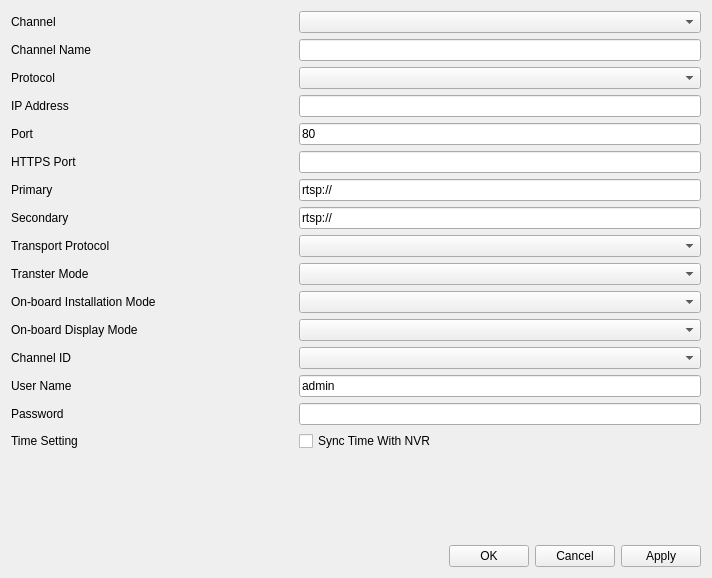
<?xml version="1.0" encoding="UTF-8"?>
<ui version="4.0">
 <class>CameraEditTabSettings</class>
 <widget class="QWidget" name="CameraEditTabSettings">
  <property name="geometry">
   <rect>
    <x>0</x>
    <y>0</y>
    <width>712</width>
    <height>578</height>
   </rect>
  </property>
  <property name="windowTitle">
   <string>Form</string>
  </property>
  <layout class="QVBoxLayout" name="verticalLayout">
   <item>
    <layout class="QGridLayout" name="gridLayout">
     <property name="horizontalSpacing">
      <number>20</number>
     </property>
     <item row="14" column="0">
      <widget class="QLabel" name="label_password">
       <property name="text">
        <string>Password</string>
       </property>
      </widget>
     </item>
     <item row="11" column="1">
      <widget class="ComboBox" name="comboBox_fisheyeDisplayMode"/>
     </item>
     <item row="2" column="0">
      <widget class="QLabel" name="label_protocol">
       <property name="text">
        <string>Protocol</string>
       </property>
      </widget>
     </item>
     <item row="14" column="1">
      <widget class="MyLineEdit" name="lineEdit_password">
       <property name="maxLength">
        <number>32</number>
       </property>
       <property name="echoMode">
        <enum>QLineEdit::Password</enum>
       </property>
      </widget>
     </item>
     <item row="16" column="0" colspan="2">
      <widget class="QWidget" name="widgetSpacer" native="true">
       <property name="minimumSize">
        <size>
         <width>0</width>
         <height>25</height>
        </size>
       </property>
      </widget>
     </item>
     <item row="12" column="1">
      <widget class="ComboBox" name="comboBox_channelId"/>
     </item>
     <item row="4" column="1">
      <widget class="MyLineEdit" name="lineEdit_port">
       <property name="text">
        <string>80</string>
       </property>
       <property name="maxLength">
        <number>5</number>
       </property>
      </widget>
     </item>
     <item row="11" column="0">
      <widget class="QLabel" name="label_fisheyeDisplayMode">
       <property name="text">
        <string>On-board Display Mode</string>
       </property>
      </widget>
     </item>
     <item row="0" column="0">
      <widget class="QLabel" name="label_channel">
       <property name="sizePolicy">
        <sizepolicy hsizetype="Preferred" vsizetype="Preferred">
         <horstretch>2</horstretch>
         <verstretch>0</verstretch>
        </sizepolicy>
       </property>
       <property name="text">
        <string>Channel</string>
       </property>
      </widget>
     </item>
     <item row="13" column="0">
      <widget class="QLabel" name="label_userName">
       <property name="text">
        <string>User Name</string>
       </property>
      </widget>
     </item>
     <item row="6" column="0">
      <widget class="QLabel" name="label_primary">
       <property name="sizePolicy">
        <sizepolicy hsizetype="Preferred" vsizetype="Preferred">
         <horstretch>2</horstretch>
         <verstretch>0</verstretch>
        </sizepolicy>
       </property>
       <property name="text">
        <string>Primary</string>
       </property>
      </widget>
     </item>
     <item row="1" column="1">
      <widget class="MyLineEdit" name="lineEdit_channelName">
       <property name="maxLength">
        <number>32</number>
       </property>
      </widget>
     </item>
     <item row="15" column="0">
      <widget class="QLabel" name="label_timeSetting">
       <property name="text">
        <string>Time Setting</string>
       </property>
      </widget>
     </item>
     <item row="3" column="0">
      <widget class="QLabel" name="label_ip">
       <property name="sizePolicy">
        <sizepolicy hsizetype="Preferred" vsizetype="Preferred">
         <horstretch>2</horstretch>
         <verstretch>0</verstretch>
        </sizepolicy>
       </property>
       <property name="text">
        <string>IP Address</string>
       </property>
      </widget>
     </item>
     <item row="12" column="0">
      <widget class="QLabel" name="label_channelId">
       <property name="text">
        <string>Channel ID</string>
       </property>
      </widget>
     </item>
     <item row="7" column="1">
      <widget class="LineEditRtsp" name="lineEdit_secondary">
       <property name="text">
        <string>rtsp://</string>
       </property>
       <property name="maxLength">
        <number>128</number>
       </property>
      </widget>
     </item>
     <item row="15" column="1">
      <widget class="QCheckBox" name="checkBox_timeSetting">
       <property name="text">
        <string>Sync Time With NVR</string>
       </property>
      </widget>
     </item>
     <item row="8" column="0">
      <widget class="QLabel" name="label_transportProtocol">
       <property name="text">
        <string>Transport Protocol</string>
       </property>
      </widget>
     </item>
     <item row="7" column="0">
      <widget class="QLabel" name="label_secondary">
       <property name="text">
        <string>Secondary</string>
       </property>
      </widget>
     </item>
     <item row="3" column="1">
      <widget class="MyLineEdit" name="lineEdit_ip">
       <property name="sizePolicy">
        <sizepolicy hsizetype="Expanding" vsizetype="Fixed">
         <horstretch>3</horstretch>
         <verstretch>0</verstretch>
        </sizepolicy>
       </property>
       <property name="maxLength">
        <number>32</number>
       </property>
      </widget>
     </item>
     <item row="6" column="1">
      <widget class="LineEditRtsp" name="lineEdit_primary">
       <property name="sizePolicy">
        <sizepolicy hsizetype="Expanding" vsizetype="Fixed">
         <horstretch>3</horstretch>
         <verstretch>0</verstretch>
        </sizepolicy>
       </property>
       <property name="text">
        <string>rtsp://</string>
       </property>
       <property name="maxLength">
        <number>128</number>
       </property>
      </widget>
     </item>
     <item row="9" column="1">
      <widget class="ComboBox" name="comboBox_transferMode"/>
     </item>
     <item row="9" column="0">
      <widget class="QLabel" name="label_transferMode">
       <property name="text">
        <string>Transter Mode</string>
       </property>
      </widget>
     </item>
     <item row="1" column="0">
      <widget class="QLabel" name="label_channelName">
       <property name="text">
        <string>Channel Name</string>
       </property>
      </widget>
     </item>
     <item row="2" column="1">
      <widget class="ComboBox" name="comboBox_protocol"/>
     </item>
     <item row="10" column="0">
      <widget class="QLabel" name="label_fisheyeInstallMode">
       <property name="text">
        <string>On-board Installation Mode</string>
       </property>
      </widget>
     </item>
     <item row="13" column="1">
      <widget class="MyLineEdit" name="lineEdit_userName">
       <property name="text">
        <string>admin</string>
       </property>
       <property name="maxLength">
        <number>32</number>
       </property>
      </widget>
     </item>
     <item row="0" column="1">
      <widget class="ComboBox" name="comboBox_channel">
       <property name="sizePolicy">
        <sizepolicy hsizetype="Preferred" vsizetype="Fixed">
         <horstretch>3</horstretch>
         <verstretch>0</verstretch>
        </sizepolicy>
       </property>
      </widget>
     </item>
     <item row="4" column="0">
      <widget class="QLabel" name="label_port">
       <property name="text">
        <string>Port</string>
       </property>
      </widget>
     </item>
     <item row="8" column="1">
      <widget class="ComboBox" name="comboBox_transportProtocol"/>
     </item>
     <item row="10" column="1">
      <widget class="ComboBox" name="comboBox_fisheyeInstallMode"/>
     </item>
     <item row="5" column="1">
      <widget class="MyLineEdit" name="lineEditHTTPSPort"/>
     </item>
     <item row="5" column="0">
      <widget class="QLabel" name="labelHTTPSPort">
       <property name="text">
        <string>HTTPS Port</string>
       </property>
      </widget>
     </item>
    </layout>
   </item>
   <item>
    <spacer name="verticalSpacer">
     <property name="orientation">
      <enum>Qt::Vertical</enum>
     </property>
     <property name="sizeHint" stdset="0">
      <size>
       <width>20</width>
       <height>93</height>
      </size>
     </property>
    </spacer>
   </item>
   <item>
    <layout class="QHBoxLayout" name="horizontalLayout">
     <item>
      <spacer name="horizontalSpacer">
       <property name="orientation">
        <enum>Qt::Horizontal</enum>
       </property>
       <property name="sizeHint" stdset="0">
        <size>
         <width>40</width>
         <height>20</height>
        </size>
       </property>
      </spacer>
     </item>
     <item>
      <widget class="QPushButton" name="pushButton_ok">
       <property name="text">
        <string>OK</string>
       </property>
      </widget>
     </item>
     <item>
      <widget class="QPushButton" name="pushButton_cancel">
       <property name="text">
        <string>Cancel</string>
       </property>
      </widget>
     </item>
     <item>
      <widget class="QPushButton" name="pushButton_applly">
       <property name="text">
        <string>Apply</string>
       </property>
      </widget>
     </item>
    </layout>
   </item>
  </layout>
 </widget>
 <customwidgets>
  <customwidget>
   <class>ComboBox</class>
   <extends>QComboBox</extends>
   <header>combobox.h</header>
  </customwidget>
  <customwidget>
   <class>MyLineEdit</class>
   <extends>QLineEdit</extends>
   <header>mylineedit.h</header>
  </customwidget>
  <customwidget>
   <class>LineEditRtsp</class>
   <extends>QLineEdit</extends>
   <header>LineEditRtsp.h</header>
  </customwidget>
 </customwidgets>
 <resources/>
 <connections/>
</ui>
